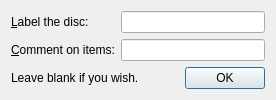
<ui version="4.0" >
 <class>LabelCommentDialog</class>
 <widget class="QDialog" name="LabelCommentDialog" >
  <property name="geometry" >
   <rect>
    <x>0</x>
    <y>0</y>
    <width>264</width>
    <height>100</height>
   </rect>
  </property>
  <layout class="QVBoxLayout" name="verticalLayout" >
   <property name="sizeConstraint" >
    <enum>QLayout::SetFixedSize</enum>
   </property>
   <item>
    <layout class="QFormLayout" name="formLayout" >
     <item row="0" column="0" >
      <widget class="QLabel" name="label" >
       <property name="text" >
        <string>&amp;Label the disc:</string>
       </property>
       <property name="buddy" >
        <cstring>labelEdit</cstring>
       </property>
      </widget>
     </item>
     <item row="0" column="1" >
      <widget class="QLineEdit" name="labelEdit" />
     </item>
     <item row="1" column="0" >
      <widget class="QLabel" name="label_2" >
       <property name="text" >
        <string>&amp;Comment on items:</string>
       </property>
       <property name="buddy" >
        <cstring>commentEdit</cstring>
       </property>
      </widget>
     </item>
     <item row="1" column="1" >
      <widget class="QLineEdit" name="commentEdit" />
     </item>
    </layout>
   </item>
   <item>
    <layout class="QHBoxLayout" name="horizontalLayout" >
     <item>
      <widget class="QLabel" name="label_3" >
       <property name="text" >
        <string>Leave blank if you wish.</string>
       </property>
      </widget>
     </item>
     <item>
      <spacer name="horizontalSpacer" >
       <property name="orientation" >
        <enum>Qt::Horizontal</enum>
       </property>
       <property name="sizeHint" stdset="0" >
        <size>
         <width>40</width>
         <height>20</height>
        </size>
       </property>
      </spacer>
     </item>
     <item>
      <widget class="QPushButton" name="pushButton" >
       <property name="text" >
        <string>OK</string>
       </property>
       <property name="default" >
        <bool>true</bool>
       </property>
      </widget>
     </item>
    </layout>
   </item>
  </layout>
 </widget>
 <resources/>
 <connections>
  <connection>
   <sender>pushButton</sender>
   <signal>clicked()</signal>
   <receiver>LabelCommentDialog</receiver>
   <slot>accept()</slot>
   <hints>
    <hint type="sourcelabel" >
     <x>224</x>
     <y>78</y>
    </hint>
    <hint type="destinationlabel" >
     <x>173</x>
     <y>94</y>
    </hint>
   </hints>
  </connection>
 </connections>
</ui>
